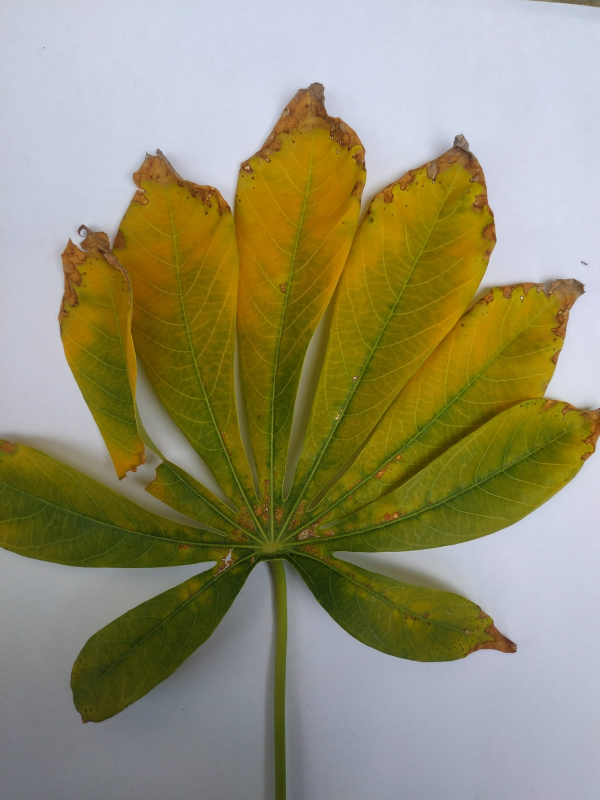
%> input picture gambar3.jpeg, 1200 x 1600 px (shown at 1/2 size)
$ octave segmentasi_Sobel.m   (GNU Octave 9; MATLAB toolbox functions it lacks are replaced by stand-ins)
%> lines starting %> are read from the running program, lines starting %| are printed output that depends on the picture; in (x1, y1, x2, y2) boxes, pixels count from 0 and x2, y2 are one past the last pixel; in counts of white or black regions, pixels touching at a corner belong together; the program's own positions count from 1

%Segmentasi menggunakan metode Sobel
%Ujian Akhir Semester PCD
%Bernadeth Putri Meo F55120047 | Kelas B

% Membaca citra
file1 = imread('gambar3.jpeg');
%> file1 is the input picture: size 1600x1200x3 uint8; mean R, G, B 148.4, 143.8, 111.5
file = imresize(file1,[400,400]);
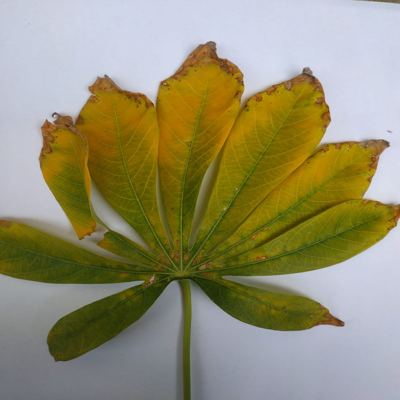
%> file: size 400x400x3 uint8; mean R, G, B 148.4, 143.8, 111.5
Grayscale=rgb2gray(file);
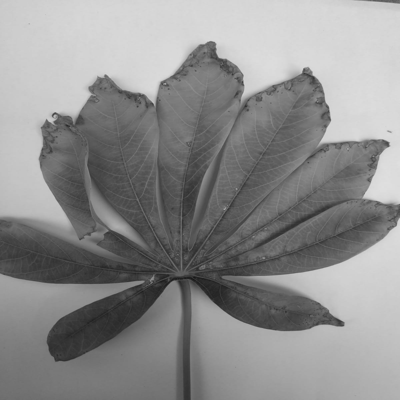
%> Grayscale: size 400x400 uint8; min 23, max 223, mean 141.5

% Menggunakan metode sobel
a=edge(Grayscale,'sobel');
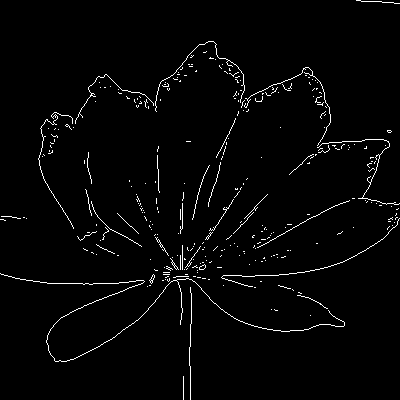
%> a: size 400x400 logical; 2.2% white in thin lines or dots

% Menampilkan citra
figure, imshow(file), title('Citra Asli');
figure, imshow(Grayscale), title('Citra Grayscale');
figure, imshow(a), title('Citra Sobel Edge Detection ');

$ run again, with gambar1.jpeg copied over gambar3.jpeg
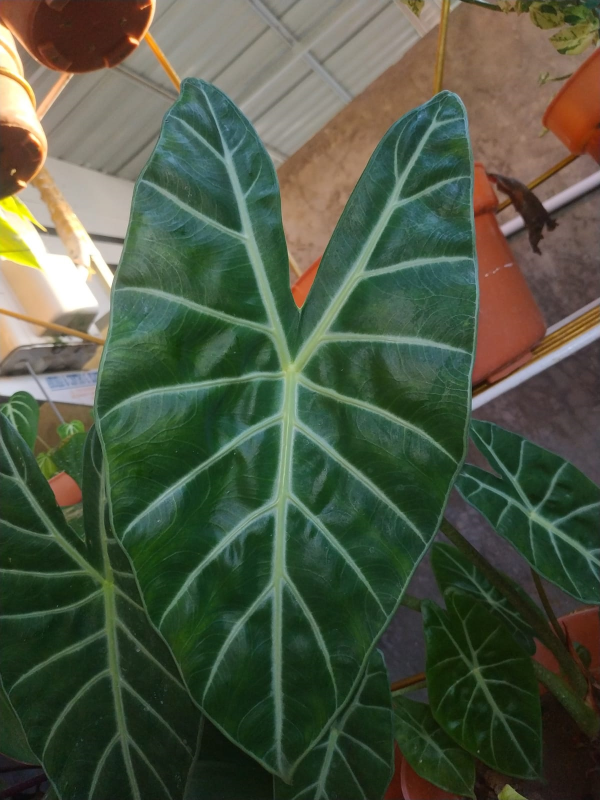
%> input picture gambar1.jpeg, 1200 x 1600 px (shown at 1/2 size)
%> file1 is the input picture: size 1600x1200x3 uint8; mean R, G, B 78.1, 87.8, 67.3
%> `Grayscale=rgb2gray(file);`:
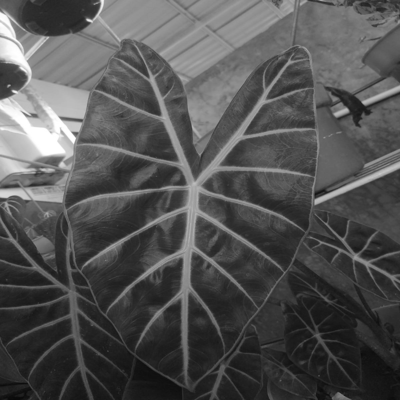
%> Grayscale: size 400x400 uint8; min 9, max 255, mean 82.5
%> `a=edge(Grayscale,'sobel');`:
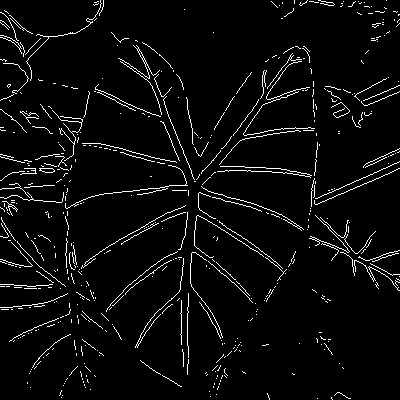
%> a: size 400x400 logical; 4.3% white in thin lines or dots

$ run again, with gambar2.jpeg copied over gambar3.jpeg
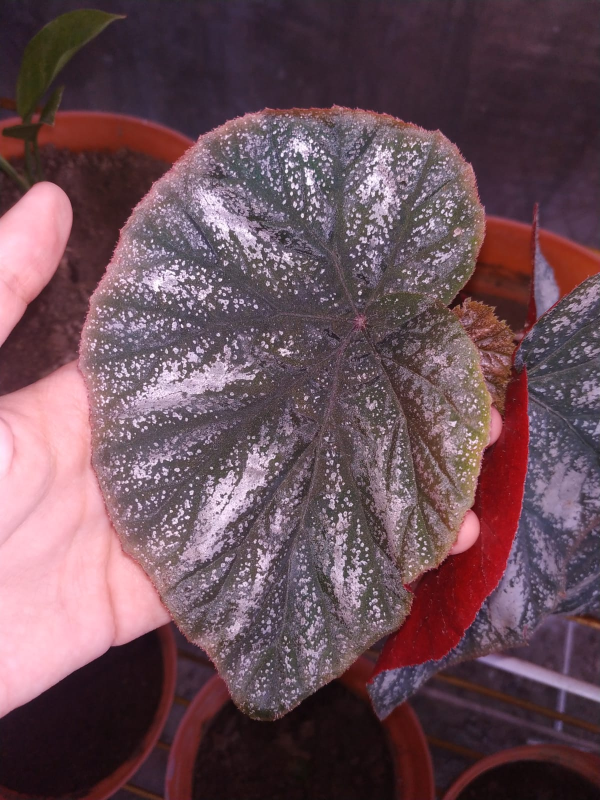
%> input picture gambar2.jpeg, 1200 x 1600 px (shown at 1/2 size)
%> file1 is the input picture: size 1600x1200x3 uint8; mean R, G, B 105.9, 77.8, 87
%> `Grayscale=rgb2gray(file);`:
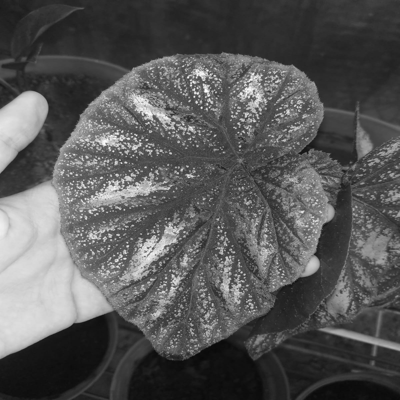
%> Grayscale: size 400x400 uint8; min 9, max 254, mean 87.2
%> `a=edge(Grayscale,'sobel');`:
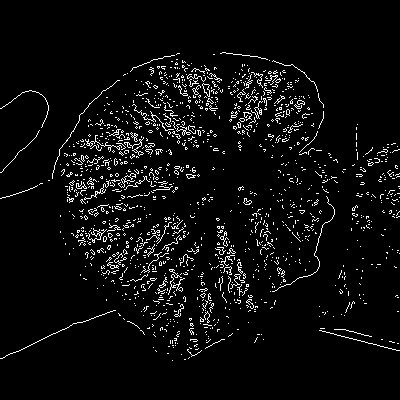
%> a: size 400x400 logical; 4.9% white in thin lines or dots, all inside (x1, y1, x2, y2) = (0, 52, 400, 361)

$ run again, with gambar4.jpeg copied over gambar3.jpeg
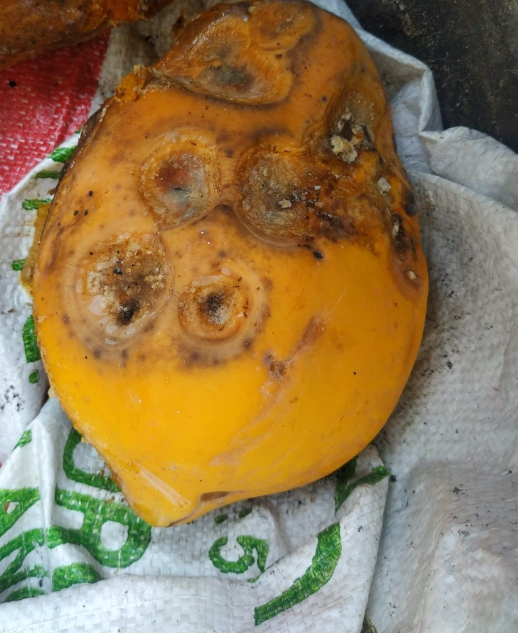
%> input picture gambar4.jpeg, 1035 x 1266 px (shown at 1/2 size)
%> file1 is the input picture: size 1266x1035x3 uint8; mean R, G, B 146.2, 120.9, 81
%> `Grayscale=rgb2gray(file);`:
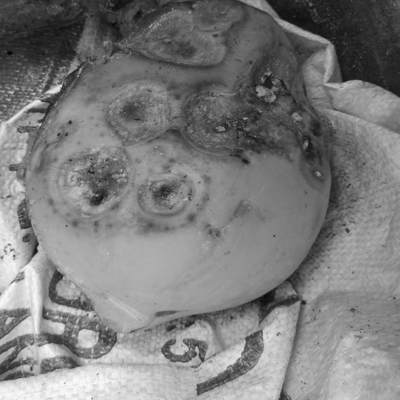
%> Grayscale: size 400x400 uint8; min 4, max 250, mean 123.9
%> `a=edge(Grayscale,'sobel');`:
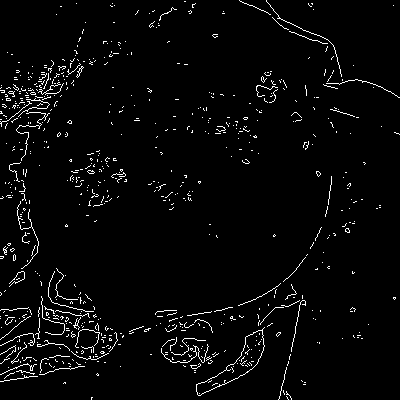
%> a: size 400x400 logical; 3.1% white in thin lines or dots
